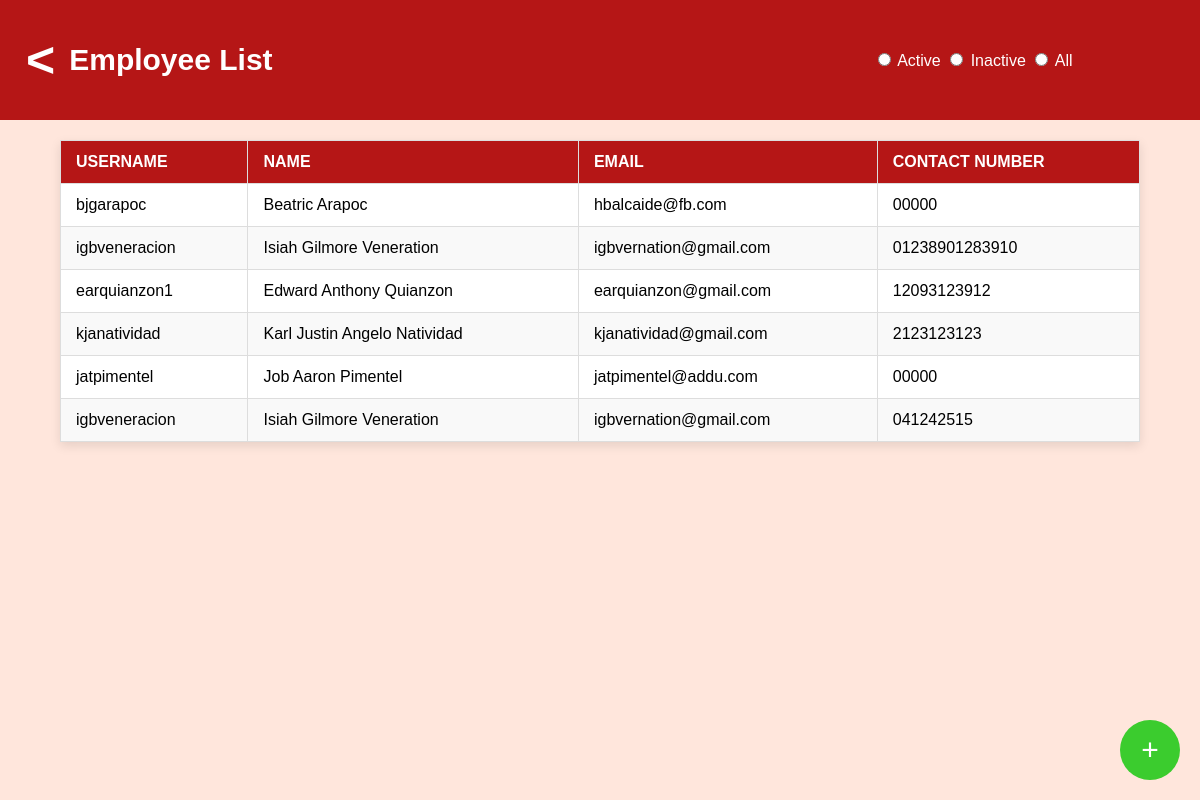
The app's page /employee-list/, older data.
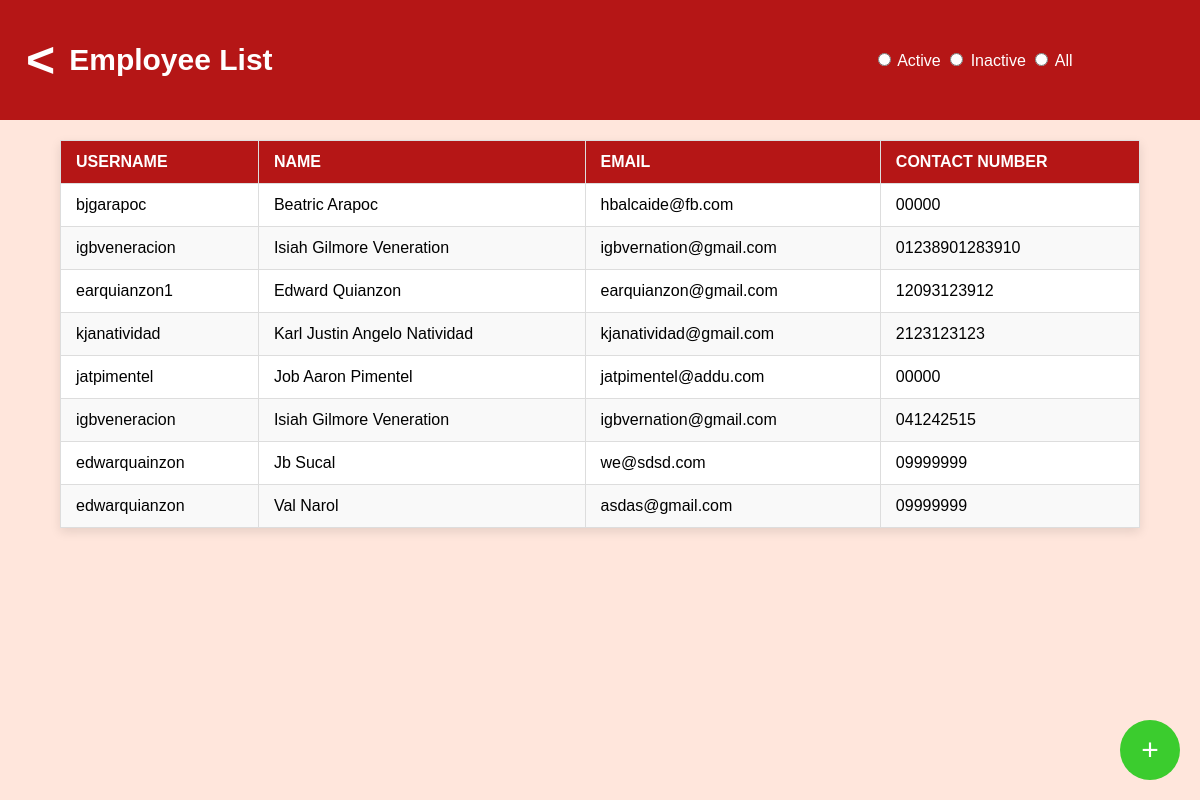
The same page, newer data.
### EmployeeList/models.py (models this page shows, shortened)
class employee (models.Model):
    ACTIVE = 'active'
    INACTIVE = 'inactive'
    EMPLOYEE_STATUS_CHOICES = [
        (ACTIVE, 'Active'),
        (INACTIVE, 'Inactive'),
    ]
    person = models.ForeignKey(person, on_delete=models.CASCADE, blank=True, null=True)
    pin = models.PositiveIntegerField()
    employee_status = models.CharField(
        max_length=8,
        choices=EMPLOYEE_STATUS_CHOICES,
        default=ACTIVE,
    )

class person (models.Model):
    username = models.CharField(max_length=255)
    first_name = models.CharField(max_length=255)
    last_name = models.CharField(max_length=255)
    contact_number = models.CharField(max_length=255)
    email = models.EmailField(max_length=255)

### EmployeeList/views.py (the view)
# urls.py: path('employee-list/', views.employee_list, name='employee'),
def employee_list(request):
    status_filter = request.GET.get('status', 'all')
    if status_filter == 'active':
        employees = employee.objects.filter(employee_status='active')
    elif status_filter == 'inactive':
        employees = employee.objects.filter(employee_status='inactive')
    else:  # Default to 'all'
        employees = employee.objects.all()
    context = {
        'employees': employees,
        'status_filter': status_filter,  # Pass status for debugging if needed
    }
    return render(request, 'employee-list.html', context)

### EmployeeList/templates/employee-list.html (shortened to what this page needs)
<!DOCTYPE html>
<html lang="en">
  <head>
    {% load static %}
    <link rel="stylesheet" href="{% static 'employee-list.css' %}" />
  </head>
  <body>
    <div class="app-container">
      <div class="navbar">
        <div class="navbar-content">
          <div class="back-button">
            <button
              class="back-button"
              onclick="window.location.href='/';"
              style="cursor: pointer"
            >
              &lt;
            </button>
          </div>
          <span class="logo">Employee List</span>
          <form method="GET" id="filter-form">
            <div class="radio-buttons">
              <label>
                <input type="radio" name="status" value="active"
                request.GET.status == "active" onchange="this.form.submit()" />
                Active
              </label>
              <label>
                <input type="radio" name="status" value="inactive"
                request.GET.status == "inactive" onchange="this.form.submit()"
                /> Inactive
              </label>
              <label>
                <input type="radio" name="status" value="all" request.GET.status
                == "all" or not request.GET.status onchange="this.form.submit()"
                /> All
              </label>
            </div>
          </form>
        </div>
      </div>
      <table>
        <thead>
          <tr>
            <th>Username</th>
            <th>Name</th>
            <th>Email</th>
            <th>Contact Number</th>
          </tr>
        </thead>
        <tbody>
          {% for item in employees %}
          <tr
            onclick="window.location.href='/employee-view/{{ item.id }}';"
            style="cursor: pointer"
          >
            <td>{{ item.person.username }}</td>
            <td>{{ item.person.first_name }} {{ item.person.last_name }}</td>
            <td>{{ item.person.email }}</td>
            <td>{{ item.person.contact_number }}</td>
          </tr>
          {% empty %}
          <tr>
            <td colspan="5">No employees found.</td>
          </tr>
          {% endfor %}
        </tbody>
      </table>
      <button
        class="add-button"
        onclick="window.location.href='/employee-create/';"
        aria-label="Add New Employee"
      >
        +
      </button>
    </div>
  </body>
</html>

### EmployeeList/static/employee-list.css (style rules this page uses)
body { font-family: Arial, sans-serif; margin: 0; padding: 0; background-color: #ffe6dc; }
.app-container { display: flex; flex-direction: column; height: 100vh; width: 100vw; }
.navbar { background-color: #b51616; padding: 20px; color: white; display: flex; justify-content: flex-start; align-items: center; height: 80px; }
.navbar-content { display: flex; align-items: center; }
.logo { font-size: 30px; font-weight: bold; margin-right: 600px; }
.back-button { background-color: #b51616; color: white; border: none; font-size: 50px; cursor: pointer; margin-right: 4px; font-weight: bold; }
table { width: 90%; margin: 20px auto; border-collapse: collapse; background-color: #fff; font-size: 16px; box-shadow: 0px 4px 10px rgba(0, 0, 0, 0.1); }
th, td { text-align: left; padding: 12px 15px; border: 1px solid #ddd; }
th { background-color: #b51616; color: white; text-transform: uppercase; font-weight: bold; }
tr:nth-child(even) { background-color: #f9f9f9; }
td { font-weight: normal; }
.add-button { background-color: #3bcc2e; color: white; border: none; padding: 15px; border-radius: 50%; cursor: pointer; position: absolute; bottom: 20px; right: 20px; width: 60px; height: 60px; display: flex; justify-content: center; align-items: center; font-size: 30px; transition: transform 0.2s ease, background-color 0.2s ease; }

Row changes from the older to the newer data that the page shows:
changed through a linked row, employee "earquianzon1": person.first_name "Edward Anthony" → "Edward"
added employee: person.username "edwarquainzon", person.first_name "Jb", person.last_name "Sucal", person.email "we@sdsd.com", person.contact_number "09999999"
added employee: person.username "edwarquianzon", person.first_name "Val", person.last_name "Narol", person.email "asdas@gmail.com", person.contact_number "09999999"
